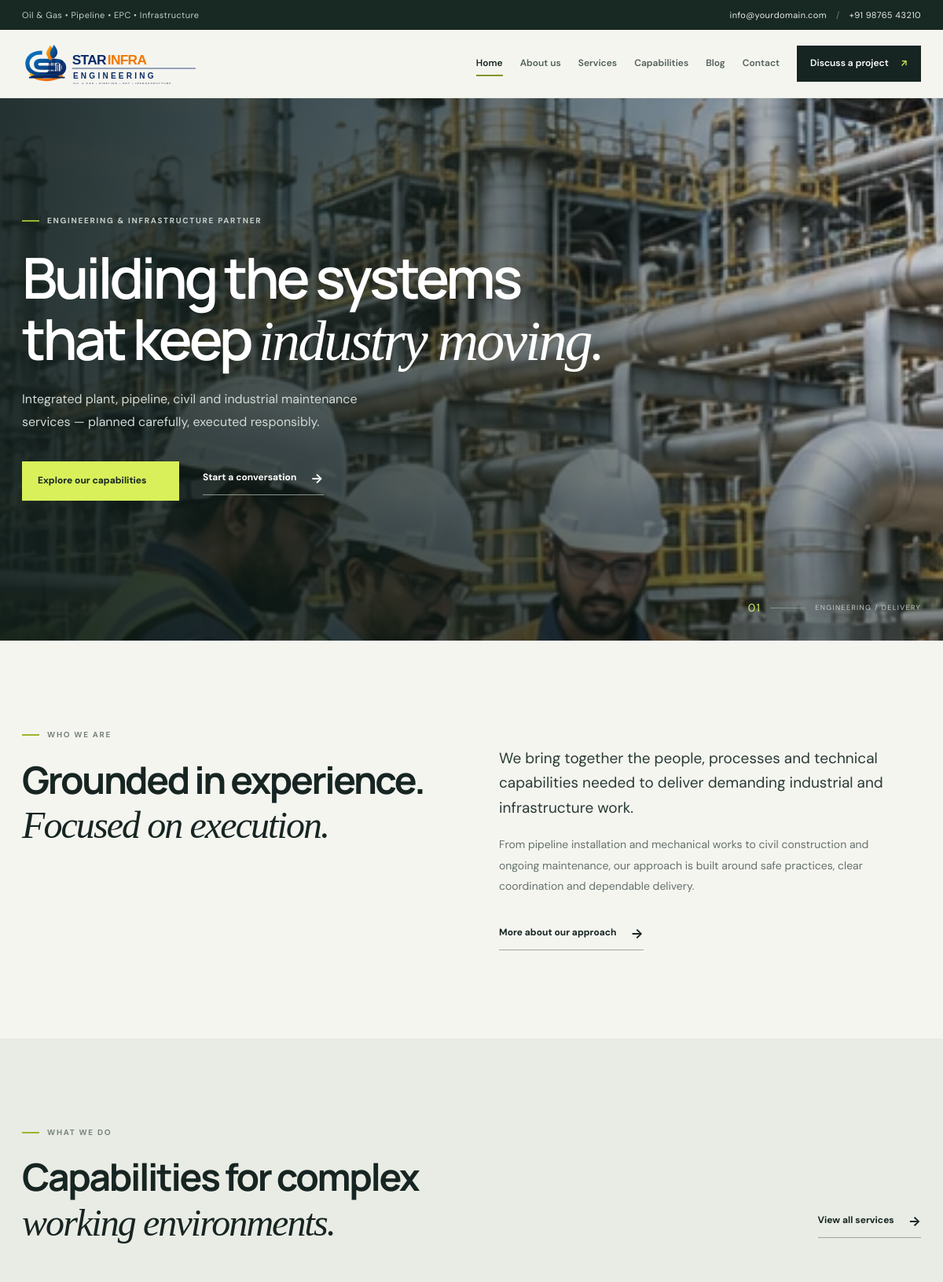
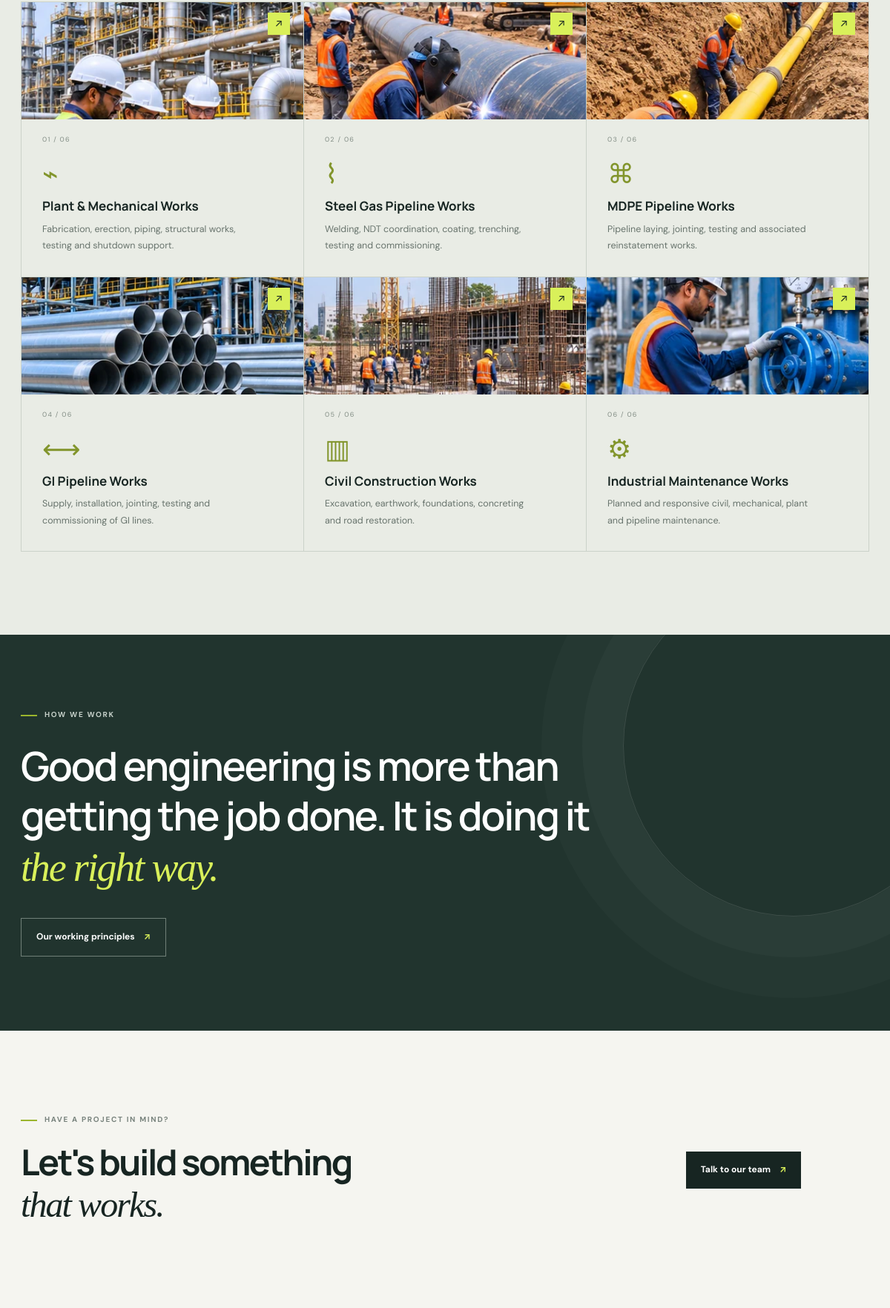
The page / (upper part) on the database its author committed (2 pictures, top to bottom).
### tables this page shows
CREATE TABLE IF NOT EXISTS services (
  id INT UNSIGNED NOT NULL AUTO_INCREMENT,
  title VARCHAR(150) NOT NULL,
  slug VARCHAR(100) NOT NULL,
  category VARCHAR(100) NULL,
  icon VARCHAR(10) NULL,
  short_description VARCHAR(300) NULL,
  description TEXT NULL,
  features TEXT NULL,
  image VARCHAR(255) NULL,
  image_alt VARCHAR(200) NULL,
  sort_order INT NOT NULL DEFAULT 0,
  is_active TINYINT(1) NOT NULL DEFAULT 1,
  created_at DATETIME NOT NULL,
  updated_at DATETIME NOT NULL,
  PRIMARY KEY (id),
  UNIQUE KEY uq_services_slug (slug),
  KEY idx_services_active_sort (is_active, sort_order)
);

### includes/content.php (called while the page is built, shortened)
<?php
function settings_defaults(): array
{
    $out = [];
    foreach (settings_schema() as $fields) {
        foreach ($fields as $key => $def) { $out[$key] = (string)$def['default']; }
    }
    return $out;
}

### index.php (the view, shortened to what this page needs)
<?php
$services      = services();
$latestPosts   = setting('home_show_blog') === '1' ? published_posts(3) : [];
$heroImage     = setting('hero_image', 'assets/images/plant-team.webp');
$total         = count($services);
require __DIR__ . '/includes/header.php';
?>
<section class="hero">
  <div class="hero-image" style="background-image:url('<?= e(image_url($heroImage)) ?>')"></div><div class="hero-shade"></div>
  <div class="container hero-content">
    <div class="eyebrow light-eyebrow"><span></span> <?= e(setting('hero_eyebrow')) ?></div>
    <h1><?= rich(setting('hero_title')) ?></h1>
    <p><?= e(setting('hero_text')) ?></p>
    <div class="hero-actions">
      <a class="btn btn-accent" href="<?= e(url('services.php')) ?>">Explore our capabilities <span aria-hidden="true">↗</span></a>
      <a class="text-link light-link" href="<?= e(url('contact.php')) ?>">Start a conversation <span aria-hidden="true">→</span></a>
    </div>
  </div>
  <div class="hero-index" aria-hidden="true"><span>01</span><i></i><span>ENGINEERING / DELIVERY</span></div>
</section>
<section class="intro-section section-pad">
  <div class="container intro-grid">
    <div><div class="eyebrow"><span></span> WHO WE ARE</div><h2><?= rich(setting('intro_title')) ?></h2></div>
    <div class="intro-copy">
      <p class="lead"><?= e(setting('intro_lead')) ?></p>
      <?= paragraphs(setting('intro_text')) ?>
      <a class="text-link" href="<?= e(url('about.php')) ?>">More about our approach <span aria-hidden="true">→</span></a>
    </div>
  </div>
</section>
<?php if ($services): ?>
<section class="services-section section-pad">
  <div class="container">
    <div class="section-heading">
      <div><div class="eyebrow"><span></span> WHAT WE DO</div><h2>Capabilities for complex<br> <em>working environments.</em></h2></div>
      <a class="text-link" href="<?= e(url('services.php')) ?>">View all services <span aria-hidden="true">→</span></a>
    </div>
    <div class="service-grid">
<?php foreach ($services as $i => $svc): ?>
      <a class="service-card" href="<?= e(url('services.php#' . $svc['slug'])) ?>">
<?php if (!empty($svc['image'])): ?>
        <img class="service-photo" src="<?= e(image_url($svc['image'])) ?>" alt="<?= e($svc['image_alt'] ?: $svc['title']) ?>" width="600" height="320" loading="lazy" decoding="async">
<?php endif; ?>
        <span class="service-no"><?= sprintf('%02d / %02d', $i + 1, $total) ?></span>
        <div class="line-icon" aria-hidden="true"><?= e($svc['icon'] ?: '◆') ?></div>
        <h3><?= e($svc['title']) ?></h3>
        <p><?= e($svc['short_description']) ?></p>
        <span class="card-arrow" aria-hidden="true">↗</span>
      </a>
<?php endforeach; ?>
    </div>
  </div>
</section>
<?php endif; ?>
<section class="statement-section">
  <div class="container statement-inner">
    <div class="eyebrow light-eyebrow"><span></span> HOW WE WORK</div>
    <h2><?= rich(setting('statement_title')) ?></h2>
    <a class="btn btn-outline" href="<?= e(url('about.php')) ?>">Our working principles <span aria-hidden="true">↗</span></a>
  </div>
</section>
<section class="cta-section section-pad">
  <div class="container cta-inner">
    <div><div class="eyebrow"><span></span> HAVE A PROJECT IN MIND?</div><h2><?= rich(setting('cta_title')) ?></h2></div>
    <a class="btn btn-dark" href="<?= e(url('contact.php')) ?>">Talk to our team <span aria-hidden="true">↗</span></a>
  </div>
</section>
<?php require __DIR__ . '/includes/footer.php'; ?>

### rows shown on the page
services: image (picture), icon "⌁", title "Plant & Mechanical Works", short_description "Fabrication, erection, piping, structural works, testing and shutdown support."
services: image (picture), icon "⌇", title "Steel Gas Pipeline Works", short_description "Welding, NDT coordination, coating, trenching, testing and commissioning."
services: image (picture), icon "⌘", title "MDPE Pipeline Works", short_description "Pipeline laying, jointing, testing and associated reinstatement works."
services: image (picture), icon "⟷", title "GI Pipeline Works", short_description "Supply, installation, jointing, testing and commissioning of GI lines."
services: image (picture), icon "▥", title "Civil Construction Works", short_description "Excavation, earthwork, foundations, concreting and road restoration."
services: image (picture), icon "⚙", title "Industrial Maintenance Works", short_description "Planned and responsive civil, mechanical, plant and pipeline maintenance."

### other values the page prints
setting('site_tagline', SITE_TAGLINE) "Oil & Gas • Pipeline • EPC • Infrastructure"
$email "info@yourdomain.com"
$phone "+91 98765 43210"
$label "Home"
$label "About us"
$label "Services"
$label "Capabilities"
$label "Blog"
$label "Contact"
setting('hero_eyebrow') "ENGINEERING & INFRASTRUCTURE PARTNER"
setting('hero_text') "Integrated plant, pipeline, civil and industrial maintenance services — planned carefully, executed responsibly."
setting('intro_lead') "We bring together the people, processes and technical capabilities needed to deliver demanding industrial and infrastructure work."
$block "From pipeline installation and mechanical works to civil construction and ongoing maintenance, our approach is built around safe practices, clear coordination and dependable delivery."
